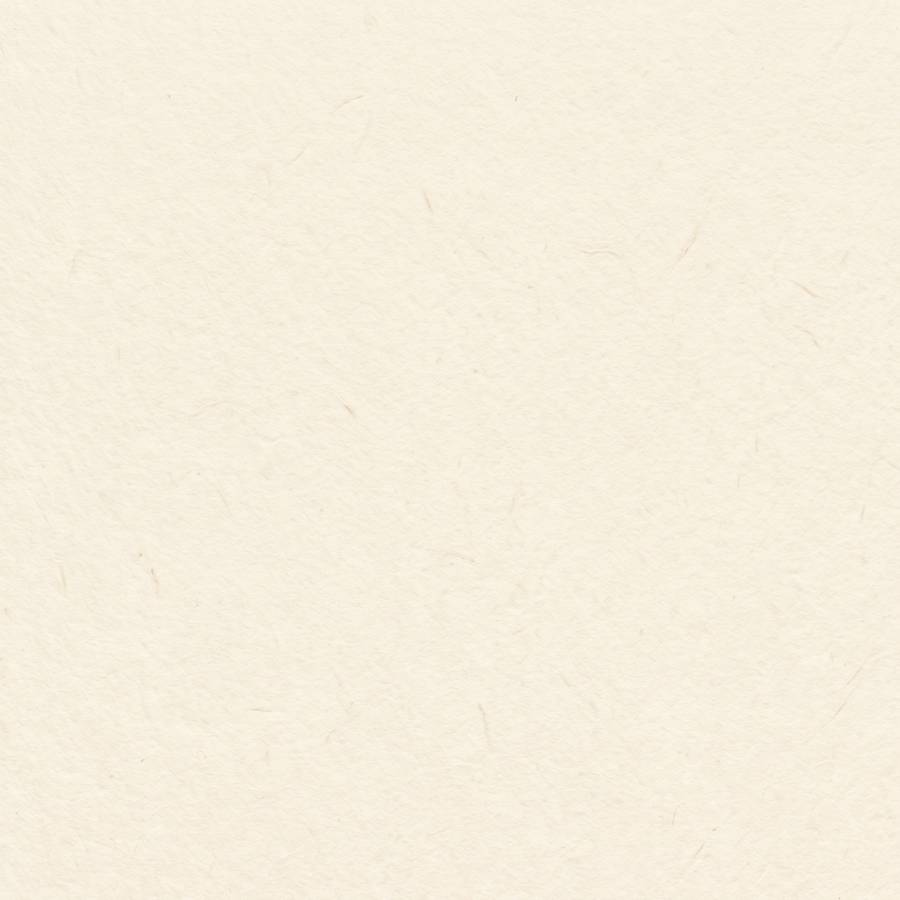
#> input picture assets/decor/paper.jpg, 900 x 900 px, found by its file name
$ python make_og.py
#> lines starting #> are read from the running program, lines starting #| are printed output that depends on the picture
"""Share image (assets/og.jpg, 1200x630) in the cream editorial look.  python3 scripts/mia/make_og.py"""
from PIL import Image, ImageDraw, ImageFont
R = "."
F_IT = R + "/assets/fonts/Fraunces-Italic-VF.ttf"; F_BB = R + "/assets/fonts/Fraunces-72pt-SuperSoft-BlackItalic.ttf"
W, H = 1200, 630; INK = (27, 19, 22); PINK = (255, 79, 163); MUTE = (122, 102, 112)
img = Image.open(R + "/assets/decor/paper.jpg").convert("RGB").resize((W, W)).crop((0, 0, W, H))

def vf(path, size, **axes):
    f = ImageFont.truetype(path, size); names = [a["name"].decode() if isinstance(a["name"], bytes) else a["name"] for a in f.get_variation_axes()]
    vals = [a["default"] for a in f.get_variation_axes()]
    for k, v in axes.items():
        if k in names: vals[names.index(k)] = v
    f.set_variation_by_axes(vals); return f

def arch(path, w, h, pos):
#> called with w = 230, h = 470, pos = (640, 100)
    im = Image.open(path).convert("RGB"); iw, ih = im.size
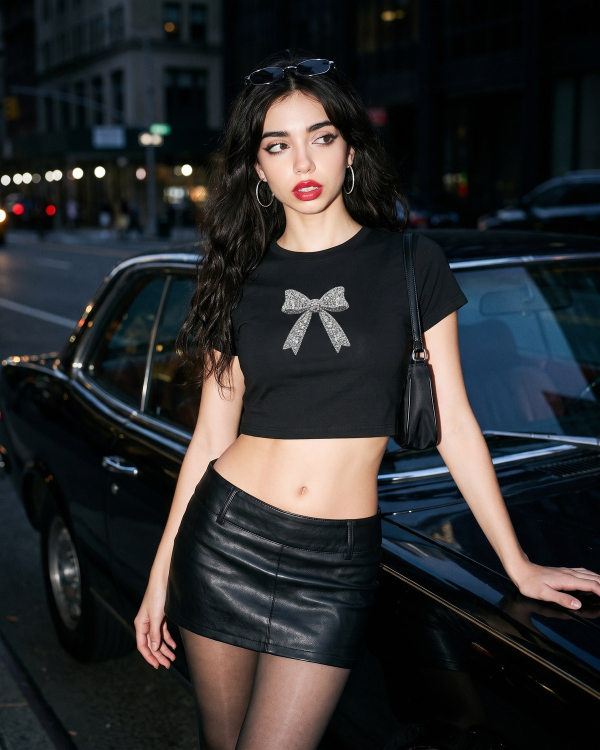
#> input picture assets/mia/crystal-bow-crop-top__black__life.jpg, 1200 x 1500 px, found by its file name (shown at 1/2 size)
#> in arch, im is the input picture: PIL image 1200x1500 RGB; mean R, G, B 42.7, 43.1, 44.4
#> after `iw, ih = im.size`: iw = 1200; ih = 1500
    im = im.crop((0, 0, iw, int(ih * .8)))                     # head + top
#> im: PIL image 1200x1200 RGB
    s = max(w / im.width, h / im.height); im = im.resize((int(im.width * s) + 1, int(im.height * s) + 1), Image.LANCZOS)
#> after `s = max(w / im.width, h / im.height)`: s = 0.392
    x = (im.width - w) // 2; im = im.crop((x, 0, x + w, h))
#> after `x = (im.width - w) // 2`: x = 120
    m = Image.new("L", (w, h), 0); d = ImageDraw.Draw(m)
#> after `m = Image.new('L', (w, h), 0)`: m: PIL image 230x470 L; every value is 0
    d.ellipse((0, 0, w, w), fill=255); d.rounded_rectangle((0, w // 2, w, h), 14, fill=255)
    img.paste(im, pos, m)

arch(R + "/assets/mia/crystal-bow-crop-top__black__life.jpg", 230, 470, (640, 100))
arch(R + "/assets/mia/leopard-star-crop-top__black__life.jpg", 230, 470, (900, 60))
#> call 2 of arch, with w = 230, h = 470, pos = (900, 60)
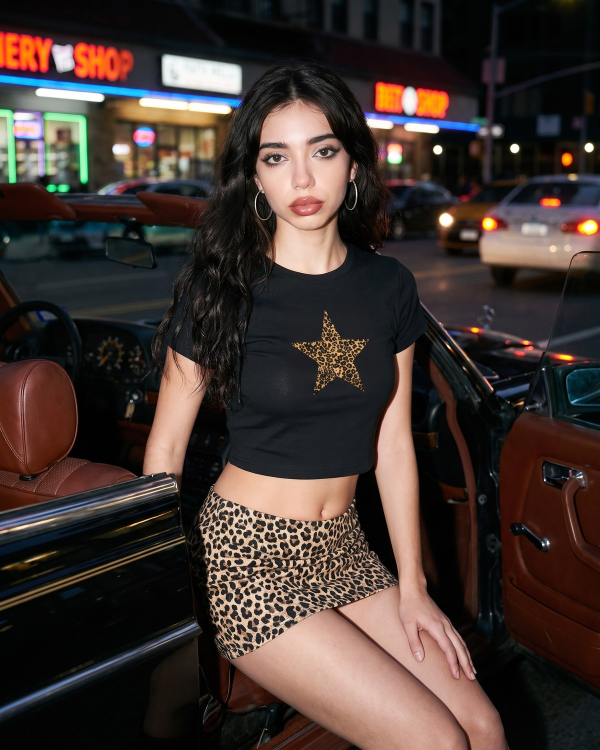
#> input picture assets/mia/leopard-star-crop-top__black__life.jpg, 1200 x 1500 px, found by its file name (shown at 1/2 size)
#> in arch, im is the input picture: PIL image 1200x1500 RGB; mean R, G, B 66.1, 53.7, 49.1
#> in arch (call 2), `im = im.resize((int(im.width * s) + 1, int(im.height * s) + 1), Image.`:
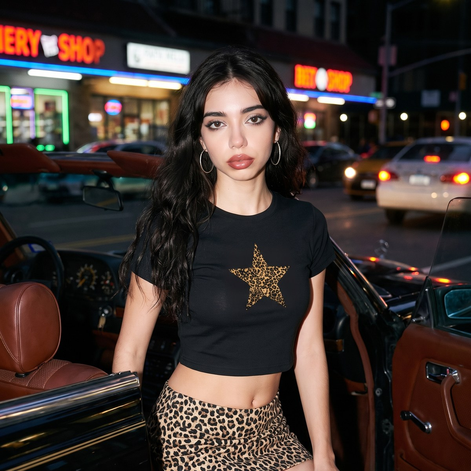
#> im: PIL image 471x471 RGB; mean R, G, B 63.7, 52.4, 48.2
#> in arch (call 2), `im = im.crop((x, 0, x + w, h))`:
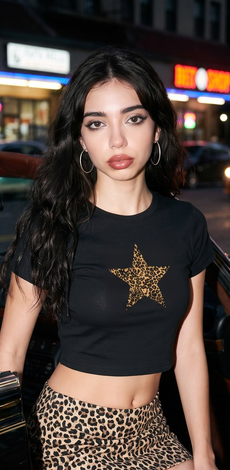
#> im: PIL image 230x470 RGB; mean R, G, B 76.5, 64.4, 59
#> in arch (call 2), `img.paste(im, pos, m)`:
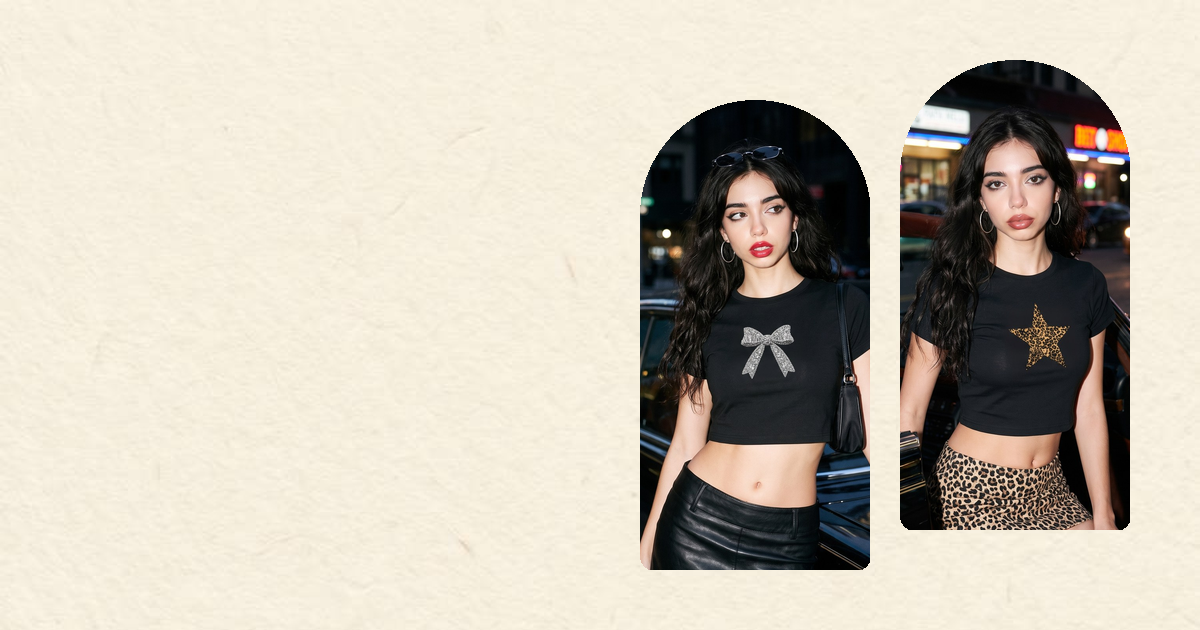
#> img: PIL image 1200x630 RGB; mean R, G, B 198.5, 191.1, 177.9
# bow decor
bow = Image.open(R + "/assets/decor/bow.webp").convert("RGBA"); bow.thumbnail((190, 190)); bow = bow.rotate(-14, expand=True, resample=Image.BICUBIC)
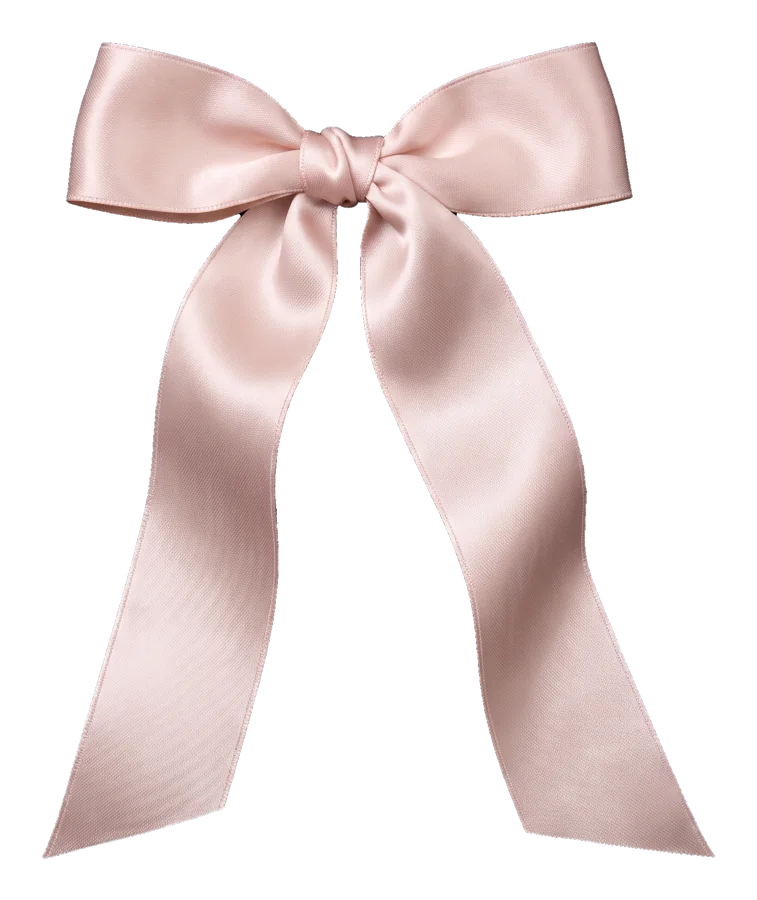
#> input picture assets/decor/bow.webp, 757 x 900 px, found by its file name
#> further down, bow is the input picture: PIL image 757x900 RGBA; mean R, G, B, A 85.5, 74.8, 73.4, 97.6
#> after `bow = bow.rotate(-14, expand=True, resample=Image.BICUBIC)`:
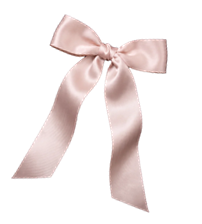
#> bow: PIL image 202x224 RGBA; mean R, G, B, A 57.9, 50.3, 49.4, 65.5; transparent parts drawn white
img.paste(bow, (560, 400), bow)
d = ImageDraw.Draw(img)
logo = ImageFont.truetype(F_BB, 30); d.text((64, 54), "Gully", font=logo, fill=INK); d.text((64 + d.textlength("Gully ", font=logo), 54), "Brands", font=logo, fill=PINK)
lab = vf(F_IT, 16, **{"Weight":400}); d.text((66, 130), "Y2K  GRAPHIC  CROP  TOPS  ·  PRINTED  IN  INDIA", font=lab, fill=MUTE)
#> (the run stopped early here; a loop or call above may not have finished)
